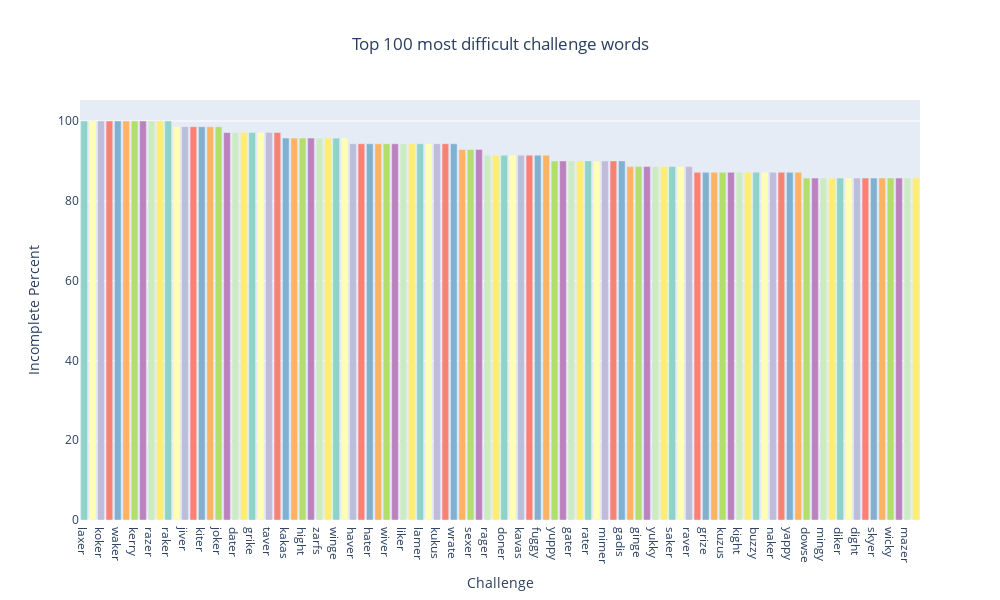

This figure's notebook cell:
### Code cell
plot_most_difficult_words(dataf=incomplete_games_stats)
